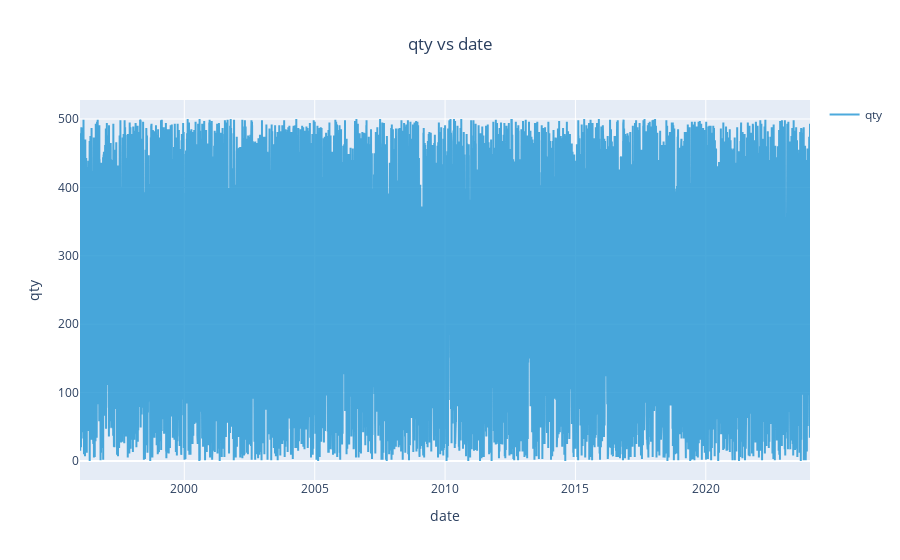

Notebook code for this chart:
### Code cell
fig = Month.plot()
iplot(fig)

### Figure 1 — Plotly figure (JSON) as saved in the notebook; plotly's stock layout.template omitted (floating-point values rounded to 4 significant figures; data arrays with more than 128 entries replaced by an {"elided": "..."} marker saying what was removed)
{"data": [{"line": {"color": "rgb(32, 149, 212)"}, "mode": "lines", "name": "qty", "opacity": 0.8, "type": "scatter", "x": {"elided": "10227 str values"}, "y": {"elided": "10227 int values"}}], "layout": {"legend": {"traceorder": "reversed"}, "showlegend": true, "title": {"text": "qty vs date", "x": 0.5}, "xaxis": {"title": {"text": "date"}}, "yaxis": {"title": {"text": "qty"}}}}
